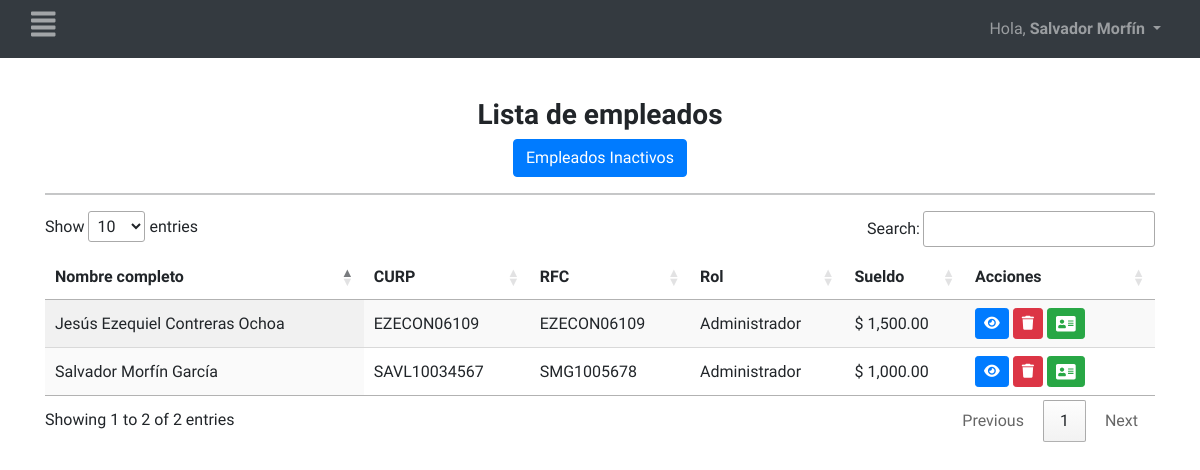
The app's page /vistas/admin/listaEmpleados.php (signed in) with its own data.
### tables this page shows
CREATE TABLE `personas` (
  `id_persona` int(12) NOT NULL,
  `fk_tipoUsuario` int(12) NOT NULL,
  `fk_estado` int(12) NOT NULL,
  `nombres` varchar(30) NOT NULL,
  `apellidoPaterno` varchar(20) NOT NULL,
  `apellidoMaterno` varchar(20) NOT NULL,
  `genero` varchar(35) NOT NULL,
  `fechaNacimiento` date NOT NULL,
  `email` varchar(50) NOT NULL,
  `usuario` varchar(30) NOT NULL,
  `password` varchar(100) NOT NULL,
  `telefono1` varchar(50) NOT NULL,
  `telefono2` varchar(50) NOT NULL,
  `foto` varchar(250) NOT NULL,
  `CURP` varchar(20) DEFAULT NULL,
  `RFC` varchar(20) DEFAULT NULL,
  `numSeguro` int(20) DEFAULT NULL,
  `salario` int(20) DEFAULT NULL,
  `estadoCivil` varchar(25) DEFAULT NULL,
  `fechaRegistro` timestamp NOT NULL DEFAULT current_timestamp(),
  `tipoSangre` varchar(15) DEFAULT NULL,
  `areaTrabajo` varchar(30) NOT NULL
);

CREATE TABLE `tipousuarios` (
  `id_tipoUsuario` int(15) NOT NULL,
  `tipo` varchar(30) NOT NULL
);

### vistas/admin/listaEmpleados.php (the view, shortened to what this page needs)
<?php include("../../templates/admin/header.php"); ?>
<div class="container">
    <center>
        <h3 style="font-weight: bold;">Lista de empleados</h3>
    </center>
    <center><button type="button" class="btn btn-primary" data-bs-toggle="modal" data-bs-target="#staticBackdrop">Empleados Inactivos</button></center>
    <hr>
    <table id="table_id" class="display" style="width:100%">
        <thead>
            <tr>
                <th scope="col">Nombre completo</th>
                <th scope="col">CURP</th>
                <th scope="col">RFC</th>
                <th scope="col">Rol</th>
                <th scope="col">Sueldo</th>
                <th scope="col">Acciones</th>
            </tr>
        </thead>
        <tbody thead-light>
            <?php
            include("../../funciones/BD.php");
            $query = "SELECT P.*, D.tipo FROM personas P
            INNER JOIN tipousuarios D on P.fk_tipoUsuario=D.id_tipoUsuario WHERE P.fk_estado=1 AND P.fk_tipoUsuario!=2";
            $resultado = $mysqli->query($query);
            foreach ($resultado as $result) {
            ?>
                <tr>
                    <td><?php echo $result['nombres'] ?> <?php echo $result['apellidoPaterno']; ?> <?php echo $result['apellidoMaterno']; ?></td>
                    <td><?php echo $result['CURP']; ?></td>
                    <td><?php echo $result['RFC']; ?></td>
                    <td><?php echo $result['tipo']; ?></td>
                    <td>$ <?php echo number_format($result["salario"], 2) ?></td>
                    <td style="width: 170px;"><a class="btn btn-primary btn-sm" href="infoEmpleado.php?id=<?php echo $result['id_persona']; ?>" title="Ver información">
                        <i class="fa-solid fa-eye"></i></a>
                        <a class="btn btn-danger btn-sm" href="../../funciones/admin/eliminarEmple.php?id=<?php echo $result['id_persona']; ?>" title="Borrar">
                        <i class="fa-solid fa-trash"></i></i></a>
                        <a class="btn btn-success btn-sm" href="Nomina.php?id=<?php echo $result['id_persona']; ?>" title="Generar Nomina">
                        <i class="fa fa-address-card fa-lg"></i></a>
                    </td>
                <?php } ?>
                </tr>
        </tbody>
    </table>
</div>
<?php include("../../templates/admin/footer.php"); ?>

### templates/admin/header.php (shortened to what this page needs)
<!DOCTYPE html>
<html lang="en">
<head>
    <link href="https://cdn.jsdelivr.net/npm/bootstrap@5.1.3/dist/css/bootstrap.min.css" rel="stylesheet">
    <link rel="stylesheet" type="text/css" href="https://cdn.datatables.net/1.11.4/css/jquery.dataTables.css">
    <link rel="stylesheet" href="https://stackpath.bootstrapcdn.com/bootstrap/4.1.0/css/bootstrap.min.css">
    <link rel="stylesheet" href="../../assets/css/style.css">
</head>
<body>
<?php
include '../../funciones/BD.php';
if(isset($_SESSION["id_persona"]))
{
	$resultado1 = mysqli_query($mysqli, "SELECT * FROM personas WHERE id_persona = '".$_SESSION["id_persona"]."' LIMIT 1");
	$datos = $resultado1->fetch_assoc();
}
?>
<?php
if ((isset($_SESSION['id_persona']) && $datos['fk_tipoUsuario'] == 1)) { ?>
<nav class="navbar navbar-expand-lg navbar navbar-dark bg-dark">
  <div class="container-fluid">
  <a id="abrir" class="abrir-cerrar" href="javascript:void(0)" onclick="mostrar()">
<h3><i class="fas fa-align-justify"></i></h3></a>
     <ul class="navbar-nav nav navbar-nav pull-xs-right">
    <div class="collapse navbar-collapse" id="navbarNav">
        <li class="nav-item dropdown">
          <a class="nav-link dropdown-toggle" href="#" id="navbarDropdown" role="button" data-bs-toggle="dropdown" aria-expanded="false">
          Hola, <strong><?php echo $datos['nombres'],' ', $datos['apellidoPaterno'] ?></strong>
          </a>
        </li>
      </ul>
    </div>
</nav>
<div id="contenido">
<?php } ?>
<br>

### assets/css/style.css (style rules this page uses)
body { font-family: 'Mulish', sans-serif; background: #FFFFFF; }
#contenido { transition: margin-left .4s; padding: 1rem; }
.abrir-cerrar { color: #fdfdfd8c; font-size:1rem; }

### records on screen
personas: nombres "Salvador", apellidoPaterno "Morfín", apellidoMaterno "García", CURP "SAVL10034567", RFC "SMG1005678", fk_tipoUsuario.tipo "Administrador", salario "1,000.00"
personas: nombres "Jesús Ezequiel", apellidoPaterno "Contreras", apellidoMaterno "Ochoa", CURP "EZECON06109", RFC "EZECON06109", fk_tipoUsuario.tipo "Administrador", salario "1,500.00"
